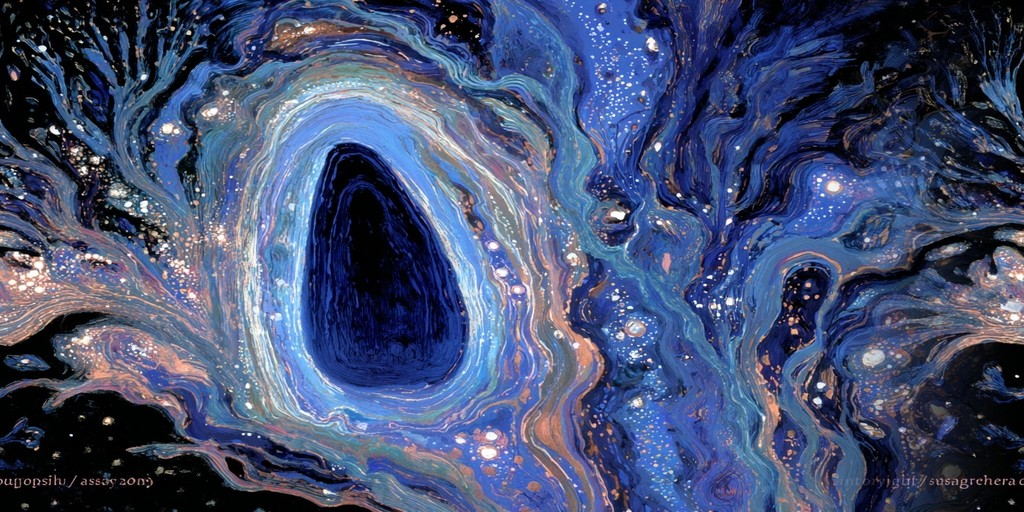
#> input picture fontes/peles/pele-agua.jpg, 1024 x 512 px
$ python nivelar.py peles/pele-agua.jpg peles/pele-asteroide.jpg 5 5
#> lines starting #> are read from the running program, lines starting #| are printed output that depends on the picture
# -*- coding: utf-8 -*-
"""
Costura de panorama por NIVELAMENTO (a mesma familia de tecnica que o
Photoshop usa pra juntar fotos numa panoramica).

Em vez de espelhar (que cria simetria de borboleta), eu deslizo a COR das
duas bordas ate elas se encontrarem no meio do caminho, deixando a textura
original intacta. Some so a diferenca de tom, nao o desenho.
"""
import sys
import numpy as np
from PIL import Image


def smoothstep(t):
    t = np.clip(t, 0.0, 1.0)
    return t * t * (3.0 - 2.0 * t)


def nivelar_bordas(a, largura):
    """Puxa as duas bordas pro tom medio entre elas, com peso que some ao
    entrar na imagem. Preserva 100% da textura: so corrige o tom."""
    H, W, C = a.shape
    out = a.copy()

    esquerda = a[:, 0, :]      # (H, C)
    direita = a[:, -1, :]
    meio = (esquerda + direita) / 2.0

    corr_esq = meio - esquerda     # o quanto a borda esquerda precisa mudar
    corr_dir = meio - direita

    for i in range(largura):
        peso = smoothstep(1.0 - i / largura)
        out[:, i, :] += corr_esq * peso
        out[:, W - 1 - i, :] += corr_dir * peso
    return out


def fundir_junta(a, largura):
    """Suaviza a diferenca de DESENHO (nao so de tom) bem na junta,
    cruzando uma faixa estreita com o outro lado."""
    H, W, C = a.shape
    out = a.copy()
    for i in range(largura):
        t = smoothstep(0.5 * (1.0 - i / largura))   # no maximo 0.5: nunca troca de lado
        out[:, i, :] = (1 - t) * a[:, i, :] + t * a[:, W - 1 - i, :]
        out[:, W - 1 - i, :] = (1 - t) * a[:, W - 1 - i, :] + t * a[:, i, :]
    return out


def convergir_polos(a, raio_base=2.0):
    H, W, C = a.shape
    out = a.copy().astype(np.float64)
    for y in range(H):
        theta = np.pi * (y + 0.5) / H
        s = max(np.sin(theta), 1e-6)
        raio = int(min(raio_base * (1.0 / s - 1.0), W // 2))
        if raio < 1:
            continue
        linha = out[y]
        est = np.concatenate([linha[-raio:], linha, linha[:raio + 1]], axis=0)
        acum = np.concatenate([np.zeros((1, C)), np.cumsum(est, axis=0)], axis=0)
        larg = 2 * raio + 1
        out[y] = (acum[larg:larg + W] - acum[0:W]) / larg
    return out


def relatorio(a, titulo):
    H, W, _ = a.shape
    diffs = np.abs(a[:, 1:, :] - a[:, :-1, :]).mean(axis=(0, 2))
    base = float(np.median(diffs))
    costura = float(np.abs(a[:, 0, :] - a[:, -1, :]).mean())
    print(f"  {titulo:26} costura {costura:7.2f}  normal {base:5.2f}  "
          f"razao {costura/base if base else 0:6.2f}x  "
          f"topo {float(a[0].std(axis=0).mean()):5.2f}  "
          f"base {float(a[-1].std(axis=0).mean()):5.2f}")


src, dst = sys.argv[1], sys.argv[2]
LARG_NIVEL = int(sys.argv[3]) if len(sys.argv) > 3 else 260
LARG_JUNTA = int(sys.argv[4]) if len(sys.argv) > 4 else 70

a = np.asarray(Image.open(src).convert("RGB")).astype(np.float64)
relatorio(a, "entrada")
#> in relatorio, `diffs = np.abs(a[:, 1:, :] - a[:, :-1, :]).mean(axis=(0, 2))`: diffs = 1023 values, max 17.96 at index 81, min 5.51 at index 377, mean 12.02
#> in relatorio, `base = float(np.median(diffs))`: base = 12.22
#> in relatorio, `costura = float(np.abs(a[:, 0, :] - a[:, -1, :]).mean())`: costura = 10.1
#|   entrada                    costura   10.10  normal 12.22  razao   0.83x  topo 46.89  base 55.79
a = nivelar_bordas(a, LARG_NIVEL)
#> in nivelar_bordas, `esquerda = a[:, 0, :]`: esquerda = 512 rows, first 8: [2, 3, 8], [0, 0, 4], [2, 0, 3], [8, 6, 7], [1, 0, 0], [0, 0, 0], [0, 0, 2], [1, 6, 12]
#> in nivelar_bordas, `direita = a[:, -1, :]`: direita = 512 rows, first 8: [0, 0, 2], [0, 0, 2], [1, 1, 3], [1, 1, 3], [1, 1, 3], [1, 1, 3], [1, 1, 3], [1, 1, 3]
#> in nivelar_bordas, `meio = (esquerda + direita) / 2.0`: meio = 512 rows, first 8: [1, 1.5, 5], [0, 0, 3], [1.5, 0.5, 3], [4.5, 3.5, 5], [1, 0.5, 1.5], [0.5, 0.5, 1.5], [0.5, 0.5, 2.5], [1, 3.5, 7.5]
#> in nivelar_bordas, `corr_esq = meio - esquerda`: corr_esq = 512 rows, first 8: [-1, -1.5, -3], [0, 0, -1], [-0.5, 0.5, 0], [-3.5, -2.5, -2], [0, 0.5, 1.5], [0.5, 0.5, 1.5], [0.5, 0.5, 0.5], [0, -2.5, -4.5]
#> in nivelar_bordas, `corr_dir = meio - direita`: corr_dir = 512 rows, first 8: [1, 1.5, 3], [0, 0, 1], [0.5, -0.5, 0], [3.5, 2.5, 2], [0, -0.5, -1.5], [-0.5, -0.5, -1.5], [-0.5, -0.5, -0.5], [0, 2.5, 4.5]
relatorio(a, f"nivelado ({LARG_NIVEL}px)")
#|   nivelado (5px)             costura    0.00  normal 12.22  razao   0.00x  topo 46.89  base 55.79
a = fundir_junta(a, LARG_JUNTA)
relatorio(a, f"junta fundida ({LARG_JUNTA}px)")
#|   junta fundida (5px)        costura    0.00  normal 12.22  razao   0.00x  topo 46.89  base 55.79
a = convergir_polos(a, 2.0)
#> after the loop in convergir_polos, `for y in range(H):`:
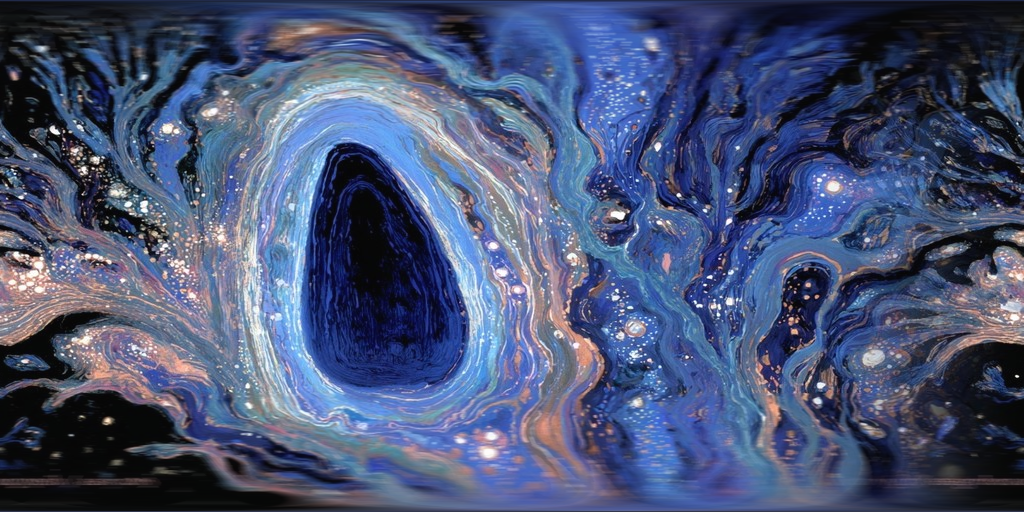
#> out: shape (512, 1024, 3) float64; mean R, G, B 68.3, 79.8, 114.4; drawn with min black and max white
relatorio(a, "polos convergidos")
#|   polos convergidos          costura    0.49  normal  9.06  razao   0.05x  topo  0.05  base  0.05

Image.fromarray(np.clip(a, 0, 255).astype(np.uint8)).save(dst)
print(f"\nSalvo: {dst}")

$ run again, on fontes/peles/pele-fogo.jpg
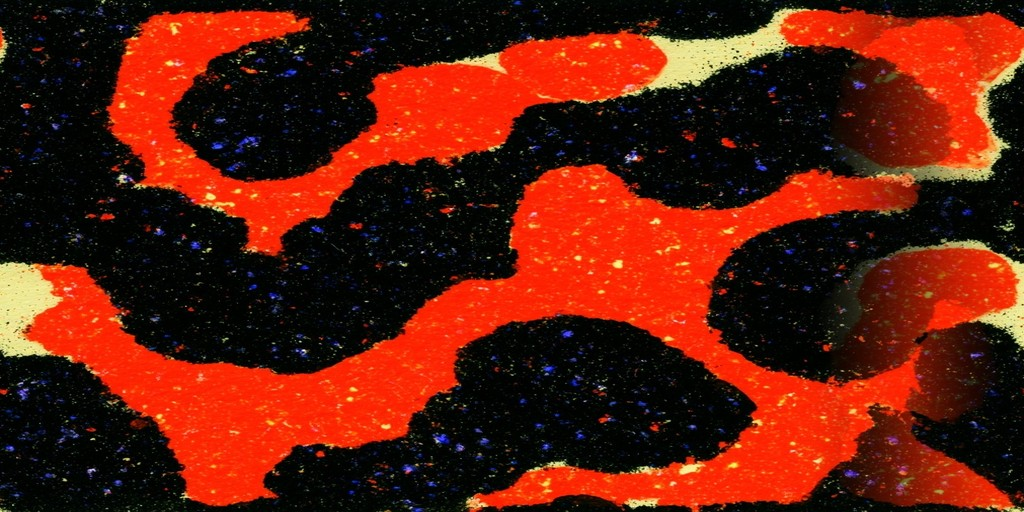
#> input picture fontes/peles/pele-fogo.jpg, 1024 x 512 px
#> diffs = 1023 values, max 10.18 at index 1010, min 3.87 at index 809, mean 5.57
#> base = 5.34
#> costura = 9.99
#|   entrada                    costura    9.99  normal  5.34  razao   1.87x  topo 14.17  base 32.58
#> esquerda = 512 rows, first 8: [7, 9, 6], [2, 4, 1], [0, 3, 2], [0, 1, 2], [2, 7, 10], [0, 2, 6], [0, 6, 12], [2, 9, 17]
#> direita = 512 rows, first 8: [1, 2, 7], [3, 7, 10], [1, 7, 5], [0, 6, 2], [0, 5, 0], [0, 9, 4], [0, 5, 6], [5, 14, 23]
#> meio = 512 rows, first 8: [4, 5.5, 6.5], [2.5, 5.5, 5.5], [0.5, 5, 3.5], [0, 3.5, 2], [1, 6, 5], [0, 5.5, 5], [0, 5.5, 9], [3.5, 11.5, 20]
#> corr_esq = 512 rows, first 8: [-3, -3.5, 0.5], [0.5, 1.5, 4.5], [0.5, 2, 1.5], [0, 2.5, 0], [-1, -1, -5], [0, 3.5, -1], [0, -0.5, -3], [1.5, 2.5, 3]
#> corr_dir = 512 rows, first 8: [3, 3.5, -0.5], [-0.5, -1.5, -4.5], [-0.5, -2, -1.5], [0, -2.5, 0], [1, 1, 5], [0, -3.5, 1], [0, 0.5, 3], [-1.5, -2.5, -3]
#|   nivelado (5px)             costura    0.00  normal  5.34  razao   0.00x  topo 14.16  base 32.58
#|   junta fundida (5px)        costura    0.00  normal  5.34  razao   0.00x  topo 14.16  base 32.58
#> after the loop in convergir_polos, `for y in range(H):`:
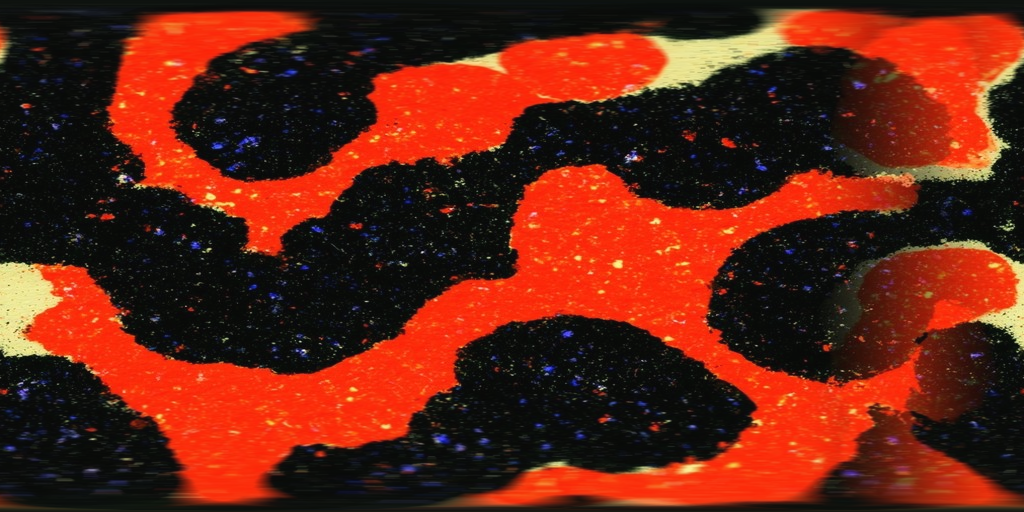
#> out: shape (512, 1024, 3) float64; mean R, G, B 98.7, 28.6, 12.3; drawn with min black and max white
#|   polos convergidos          costura    0.94  normal  3.74  razao   0.25x  topo  0.01  base  0.03

$ run again, on fontes/peles/pele-sol.jpg
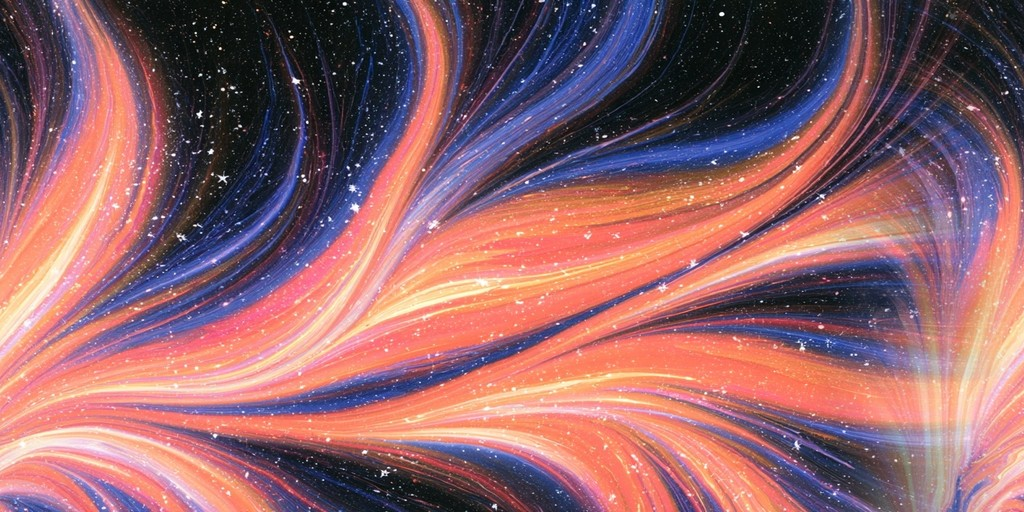
#> input picture fontes/peles/pele-sol.jpg, 1024 x 512 px
#> diffs = 1023 values, max 12.29 at index 299, min 6.12 at index 1012, mean 8.36
#> base = 8.28
#> costura = 9.7
#|   entrada                    costura    9.70  normal  8.28  razao   1.17x  topo 39.62  base 57.17
#> esquerda = 512 rows, first 8: [19, 25, 23], [19, 23, 22], [20, 18, 19], [27, 21, 23], [38, 27, 33], [41, 28, 35], [35, 23, 27], [29, 18, 22]
#> direita = 512 rows, first 8: [18, 22, 23], [24, 28, 29], [21, 25, 28], [22, 25, 30], [37, 40, 47], [22, 25, 34], [19, 21, 33], [26, 28, 40]
#> meio = 512 rows, first 8: [18.5, 23.5, 23], [21.5, 25.5, 25.5], [20.5, 21.5, 23.5], [24.5, 23, 26.5], [37.5, 33.5, 40], [31.5, 26.5, 34.5], [27, 22, 30], [27.5, 23, 31]
#> corr_esq = 512 rows, first 8: [-0.5, -1.5, 0], [2.5, 2.5, 3.5], [0.5, 3.5, 4.5], [-2.5, 2, 3.5], [-0.5, 6.5, 7], [-9.5, -1.5, -0.5], [-8, -1, 3], [-1.5, 5, 9]
#> corr_dir = 512 rows, first 8: [0.5, 1.5, 0], [-2.5, -2.5, -3.5], [-0.5, -3.5, -4.5], [2.5, -2, -3.5], [0.5, -6.5, -7], [9.5, 1.5, 0.5], [8, 1, -3], [1.5, -5, -9]
#|   nivelado (5px)             costura    0.00  normal  8.28  razao   0.00x  topo 39.62  base 57.17
#|   junta fundida (5px)        costura    0.00  normal  8.27  razao   0.00x  topo 39.62  base 57.16
#> after the loop in convergir_polos, `for y in range(H):`:
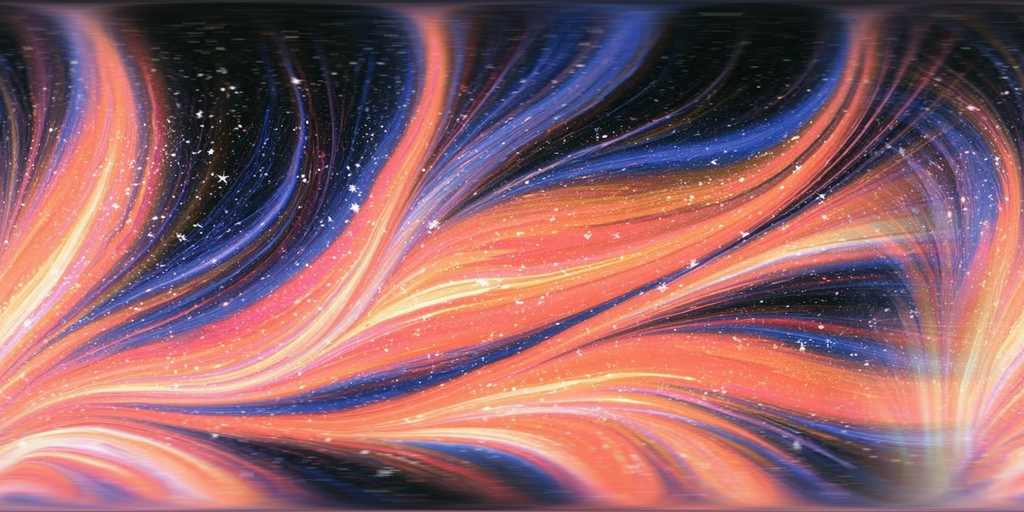
#> out: shape (512, 1024, 3) float64; mean R, G, B 147, 99.7, 105.7; drawn with min black and max white
#|   polos convergidos          costura    0.62  normal  5.52  razao   0.11x  topo  0.04  base  0.06
